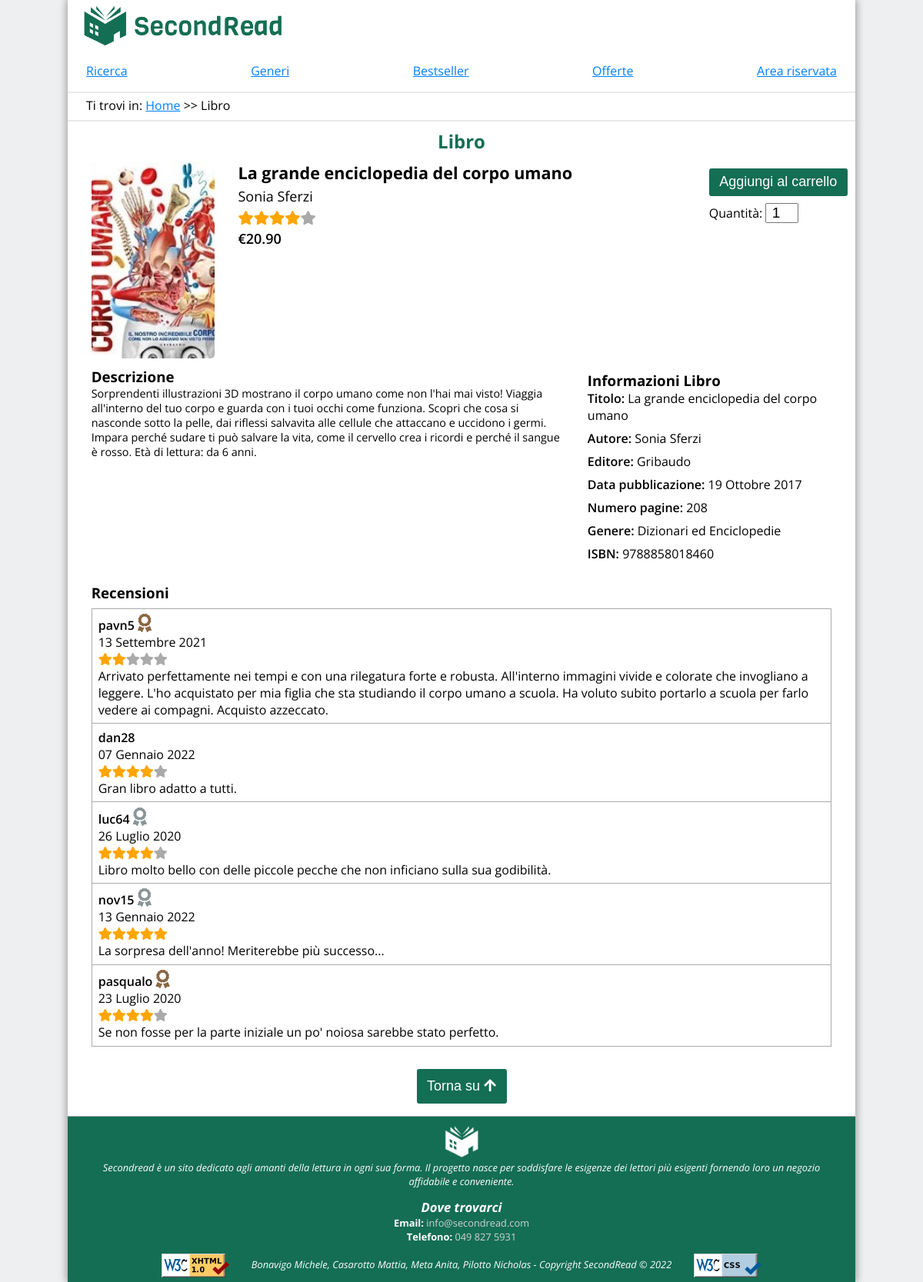
Screenshot of /Site/libro.php?isbn=9788858018460 with the database file from the repository.
### tables this page shows
CREATE TABLE libro (
  isbn BIGINT(13) UNSIGNED,
  titolo VARCHAR(200) NOT NULL,
  editore INT(4) UNSIGNED NOT NULL,
  pagine INT(5) UNSIGNED NOT NULL,
  prezzo DECIMAL(5,2) NOT NULL,
  quantita INT(3) UNSIGNED NOT NULL,
  data_pubblicazione DATE NOT NULL,
  percorso VARCHAR(250) NOT NULL,
  trama VARCHAR(2500) NOT NULL,
  PRIMARY KEY(isbn),
  CONSTRAINT FK_LibroEditore
  FOREIGN KEY (editore) REFERENCES editore(id)
  ON DELETE CASCADE
);

CREATE TABLE editore (
  id INT(4) UNSIGNED AUTO_INCREMENT,
  nome VARCHAR(50) NOT NULL,
  PRIMARY KEY(id)
);

CREATE TABLE recensione (
  idUtente INT(10) UNSIGNED,
  libro_isbn BIGINT(13) UNSIGNED,
  datainserimento DATE NOT NULL,
  valutazione INT(1) NOT NULL,
  commento VARCHAR(500) NOT NULL,
  PRIMARY KEY(idutente,libro_isbn),
  CONSTRAINT FK_RecensioneLibro
  FOREIGN KEY(libro_isbn) REFERENCES libro(isbn)
  ON DELETE CASCADE,
  FOREIGN KEY(idutente) REFERENCES utente(codice_identificativo)
  ON DELETE CASCADE
  );

CREATE TABLE utente (
  codice_identificativo INT(10) UNSIGNED AUTO_INCREMENT,
  nome VARCHAR(45) NOT NULL,
  cognome VARCHAR(45) NOT NULL,
  data_nascita DATE NOT NULL,
  username VARCHAR(10) NOT NULL UNIQUE,
  email VARCHAR(60) NOT NULL UNIQUE ,
  password VARCHAR(64) NOT NULL,
  telefono VARCHAR(15) NOT NULL UNIQUE,
  PRIMARY KEY(codice_identificativo)
  );

### Site/libro.php (the view, shortened to what the rows shown need)
<?php
require_once('backend/db.php');
require_once "graphics.php";
$paginaPrecedente = "";
$paginaPrecedente .= " &gt;&gt; Libro";
$paginaHTML = graphics::getPage("libro_php.html");
$paginaHTML = str_replace("</paginaPrecedente>", $paginaPrecedente, $paginaHTML);
if (isset($_GET['isbn'])) {
    $isbn = $_GET['isbn'];
    $connessione = new Service();
    $queryIsbn = $connessione->get_book_by_isbn($isbn);
    if ($queryIsbn->ok() && !$queryIsbn->is_empty()) {
        $tmp = $queryIsbn->get_result();
        $imgLibro = "<img id='imgLibro' alt='' src='" . $tmp[0]['percorso'] . "'>";
        $infoGenerali = "<p id='titoloLibro'>" . $tmp[0]['titolo'] . "</p>";
        $infoGenerali .= "<p>";
        foreach ($tmp as $riga) {
            $cognome = ($riga['autore_cognome'] != "-") ? $riga['autore_cognome'] : "";
            $infoGenerali .= $riga['autore_nome'] . " " . $cognome . ", ";
        }
        $infoGenerali = substr($infoGenerali, 0, strlen($infoGenerali) - 2);
        $infoGenerali .= "</p>";
        $offertaQuery = $connessione->get_active_offer_by_isbn($isbn);
        $sconto = false;
        if ($offertaQuery->ok()) {
            $sconto = true;
            $prezzo = number_format((float)$tmp[0]['prezzo'] * (100 - $offertaQuery->get_result()[0]['sconto']) / 100, 2, '.', '') . " (" . $offertaQuery->get_result()[0]['sconto'] . "% sconto)";
            $_SESSION["pricecart"] = $prezzo;
        } else {
            $prezzo = $tmp[0]['prezzo'];
        }
        $queryStelle = $connessione->get_avg_review($isbn);
        if ($queryStelle->ok()) {
            if ($queryStelle->get_element_count() > 0) {
                $aux = $queryStelle->get_result();
                $mediaStelle = $aux[0]['media'];
                $roundStelle = ($mediaStelle - floor($mediaStelle) > 0.5) ? ceil($mediaStelle) : floor($mediaStelle);
                $scrittaStella = "stell";
                $scrittaStella .= (round($mediaStelle, 1) == 1) ? "a" : "e";
                $infoGenerali .= "<p><abbr title='" . round($mediaStelle, 1) . " " . $scrittaStella . " su 5'>";
                for ($i = 0; $i < 5; $i++) {
                    if ($i < $roundStelle) {
                        $infoGenerali .= "<i class='fas fa-star starChecked'></i>";
                    } else {
                        $infoGenerali .= "<i class='fas fa-star starNotChecked'></i>";
                    }
                }
                $infoGenerali .= "</abbr></p>";
            } else {
                $infoGenerali .= "<p>Non ci sono recensioni</p>";
            }
        }
        if ($sconto) {
            $prezzoVecchio = $tmp[0]['prezzo'];
            $infoGenerali .= "<p class='miniGrassetto'>Sconto da <del>&euro;" . $prezzoVecchio . "</del> a &euro;" . $prezzo . "</p>";
        } else {
            $infoGenerali .= "<p class='miniGrassetto'>&euro;" . $prezzo . "</p>";
        }
        $trama = "<h3>Descrizione</h3>";
        $trama .= "<p>" . $tmp[0]['trama'] . "</p>";
        $dettagliLibro = "<h3>Informazioni Libro</h3>";
        $dettagliLibro .= "<ul>";
        $dettagliLibro .= "<li><span class='miniGrassetto'>Titolo:</span> " . $tmp[0]['titolo'] . "</li>";
        $dettagliLibro .= "<li><span class='miniGrassetto'>Autore:</span> ";
        foreach ($tmp as $riga) {
            $cognome = ($riga['autore_cognome'] != "-") ? $riga['autore_cognome'] : "";
            $dettagliLibro .= $riga['autore_nome'] . " " . $cognome . ", ";
        }
        $dettagliLibro = substr($dettagliLibro, 0, strlen($dettagliLibro) - 2);
        $dettagliLibro .= "</li>";
        $dettagliLibro .= "<li><span class='miniGrassetto'>Editore:</span> " . $tmp[0]['editore_nome'] . "</li>";
        $arrayData = explode("-", $tmp[0]['data_pubblicazione']);
        $anno = $arrayData[0];
        $mese = $arrayData[1];
        $giorno = $arrayData[2];
        $arrayMesi = array(
            "01" => "Gennaio",
            "02" => "Febbraio",
            "03" => "Marzo",
            "04" => "Aprile",
            "05" => "Maggio",
            "06" => "Giugno",
            "07" => "Luglio",
            "08" => "Agosto",
            "09" => "Settembre",
            "10" => "Ottobre",
            "11" => "Novembre",
            "12" => "Dicembre",
        );
        $dettagliLibro .= "<li><span class='miniGrassetto'>Data pubblicazione:</span> " . $giorno . " " . $arrayMesi[$mese] . " " . $anno . "</li>";
        $dettagliLibro .= "<li><span class='miniGrassetto'>Numero pagine:</span> " . $tmp[0]['pagine'] . "</li>";
        $queryGeneri = $connessione->get_genres_from_isbn($isbn);
        if ($queryGeneri->ok()) {
            $generi = "<li><span class='miniGrassetto'>Gener";
            $generi .= ($queryGeneri->get_element_count() > 1) ? "i:" : "e:";
            $generi .= "</span> ";
            foreach ($queryGeneri->get_result() as $genere) {
                $generi .= $genere['nome'];
            }
            $generi .= "</li>";
        } else {
            $trovatoErrore = true;
        }
        $dettagliLibro .= $generi;
        $dettagliLibro .= "<li><span class='miniGrassetto'>ISBN:</span> " . $tmp[0]['isbn'] . "</li>";
        $dettagliLibro .= "</ul>";
        $inputQuantita = "<input type='number' id='quantita' name='quantita' value='1' min='1' step='1' max='" . ceil($tmp[0]['quantita'] * 0.25) . "'/>";
        $queryRecensioni = $connessione->get_reviews_by_isbn($isbn);
        $listaRecensioni = "";
        $cont = 0;
        if (count($queryRecensioni->get_result()) != 0) {
            $arrayRecensioni = $queryRecensioni->get_result();
            $listaRecensioni .= "<ul id='listaRecensioni' title='Lista recensioni'>";
            foreach ($arrayRecensioni as $recensione) {
                $queryUtente = $connessione->get_utente_by_id($recensione['idUtente']);
                $nomeUtente = $queryUtente->get_result()[0]['username'];
                $data = $recensione['datainserimento'];
                $valutazione = $recensione['valutazione'];
                $commento = $recensione['commento'];
                $queryBadge = $connessione->get_reward_badge($recensione['idUtente']);
                $numeroOrdini = $queryBadge->get_result()[0]['total'];
                $lv = 0;
                if ($numeroOrdini >= 15) {
                    $lv = 3;
                    $numeroOrdini = 15;
                } else if ($numeroOrdini >= 10) {
                    $lv = 2;
                    $numeroOrdini = 10;
                } else if ($numeroOrdini >= 5) {
                    $lv = 1;
                    $numeroOrdini = 5;
                }
                $badge = "";
                if ($lv > 0) {
                    $badge = "<abbr title='Badge livello " . $lv . ": questo utente ha effettuato più di " . $numeroOrdini . " ordini'><i class='fas fa-award badgeLv" . $lv . "'></i></abbr>";
                }
                $listaRecensioni .= "<li";
                if ($cont++ == 0) {
                    $listaRecensioni .= " id='primaRecensione'";
                }
                $listaRecensioni .= " class='recensione'>";
                $listaRecensioni .= "<p class='miniGrassetto'>" . $nomeUtente . " " . $badge . "</p>";
                $arrayData = explode("-", $data);
                $anno = $arrayData[0];
                $mese = $arrayData[1];
                $giorno = $arrayData[2];
                $listaRecensioni .= "<p>" . $giorno . " " . $arrayMesi[$mese] . " " . $anno . "</p>";
                $scrittaStella = "stell";
                $scrittaStella .= ($valutazione == 1) ? "a" : "e";
                $listaRecensioni .= "<p><abbr title='"  . $valutazione .  " " . $scrittaStella . " su 5'>";
                for ($i = 0; $i < 5; $i++) {
                    if ($i < $valutazione) {
                        $listaRecensioni .= "<i class='fas fa-star starChecked'></i>";
                    } else {
                        $listaRecensioni .= "<i class='fas fa-star starNotChecked'></i>";
                    }
                }
                $listaRecensioni .= "</abbr></p>";
                $listaRecensioni .= "<p>" . $commento . "</p>";
                $listaRecensioni .= "</li>";
            }
            $listaRecensioni .= "</ul>";
        } else {
            $listaRecensioni = graphics::createAlert("info", "Nessuna recensione presente");
        }
        $linkLasciaRecensione = "";
        $codiceIdentificativo = "";
        if (isset($_SESSION["Codice_identificativo"])) {
            $codiceIdentificativo = $_SESSION["Codice_identificativo"];
            $codiceIdentificativo = hash('sha256', $codiceIdentificativo);
        } else {
            $formBottoni = "";
        }
        if ($codiceIdentificativo != "935f40bdf987e710ee2a24899882363e4667b4f85cfb818a88cf4da5542b0957") {
            $wishButton = "";
            $formBottoni = "
            <form action='addcart.php' method='post'>
                <input name='aggiungiCarrello' type='submit' class='button' value='Aggiungi al carrello' />" . $wishButton . "
                <label for='quantita'>Quantit&agrave;</label>
                </inputQuantita>
            </form>";
        }
        $paginaHTML = str_replace("</formBottoni>", $formBottoni, $paginaHTML);
        $paginaHTML = str_replace("</imgLibro>", $imgLibro, $paginaHTML);
        $paginaHTML = str_replace("</infoGenerali>", $infoGenerali, $paginaHTML);
        $paginaHTML = str_replace("</trama>", $trama, $paginaHTML);
        $paginaHTML = str_replace("</dettagliLibro>", $dettagliLibro, $paginaHTML);
        $paginaHTML = str_replace("</generi>", $generi, $paginaHTML);
        $paginaHTML = str_replace("</inputQuantita>", $inputQuantita, $paginaHTML);
        $paginaHTML = str_replace("</listaRecensioni>", $listaRecensioni, $paginaHTML);
        $paginaHTML = str_replace("</linkLasciaRecensione>", $linkLasciaRecensione, $paginaHTML);
    } else {
        $trovatoErrore = true;
    }
} else {
    $trovatoErrore = true;
}
if (isset($_SESSION["success"])) {
    $paginaHTML = str_replace("</alert>", graphics::createAlert("success", $_SESSION["success"]), $paginaHTML);
    unset($_SESSION["success"]);
} else {
    $paginaHTML = str_replace("</alert>", "", $paginaHTML);
}
echo $paginaHTML;

### rows the page displays
libro: percorso (picture), titolo "La grande enciclopedia del corpo umano", prezzo "20.90", trama "Sorprendenti illustrazioni 3D mostrano il corpo umano come non l'hai mai visto! Viaggia all'interno del tuo corpo e guarda con i tuoi occhi come funziona. Scopri che cosa si nasconde sotto la pelle, dai riflessi salvavita alle cellule che attaccano e uccidono i germi. Impara perché sudare ti può salvare la vita, come il cervello crea i ricordi e perché il sangue è rosso. Età di lettura: da 6 anni.", editore.nome "Gribaudo", data_pubblicazione "19", data_pubblicazione "Ottobre", data_pubblicazione "2017", pagine "208", isbn "9788858018460"
recensione: idUtente.username "pavn5", datainserimento "13", datainserimento "Settembre", datainserimento "2021", valutazione 2 (drawn), commento "Arrivato perfettamente nei tempi e con una rilegatura forte e robusta. All'interno immagini vivide e colorate che invogliano a leggere. L'ho acquistato per mia figlia che sta studiando il corpo umano a scuola. Ha voluto subito portarlo a scuola per farlo vedere ai compagni. Acquisto azzeccato."
recensione: idUtente.username "dan28", datainserimento "07", datainserimento "Gennaio", datainserimento "2022", valutazione 4 (drawn), commento "Gran libro adatto a tutti."
recensione: idUtente.username "luc64", datainserimento "26", datainserimento "Luglio", datainserimento "2020", valutazione 4 (drawn), commento "Libro molto bello con delle piccole pecche che non inficiano sulla sua godibilità."
recensione: idUtente.username "nov15", datainserimento "13", datainserimento "Gennaio", datainserimento "2022", valutazione 5 (drawn), commento "La sorpresa dell'anno! Meriterebbe più successo..."
recensione: idUtente.username "pasqualo", datainserimento "23", datainserimento "Luglio", datainserimento "2020", valutazione 4 (drawn), commento "Se non fosse per la parte iniziale un po' noiosa sarebbe stato perfetto."

### other values shown
str_replace("</areaRiservata>", $linkUtente, $navBar) "Ricerca Generi Bestseller Offerte"
str_replace("</navBarSito>", $navBar, $paginaHTML) "Ti trovi in: Home >> Libro Libro Sonia Sferzi Sonia Sferzi e: Dizionari ed Enciclopedie Recensioni Torna su"
